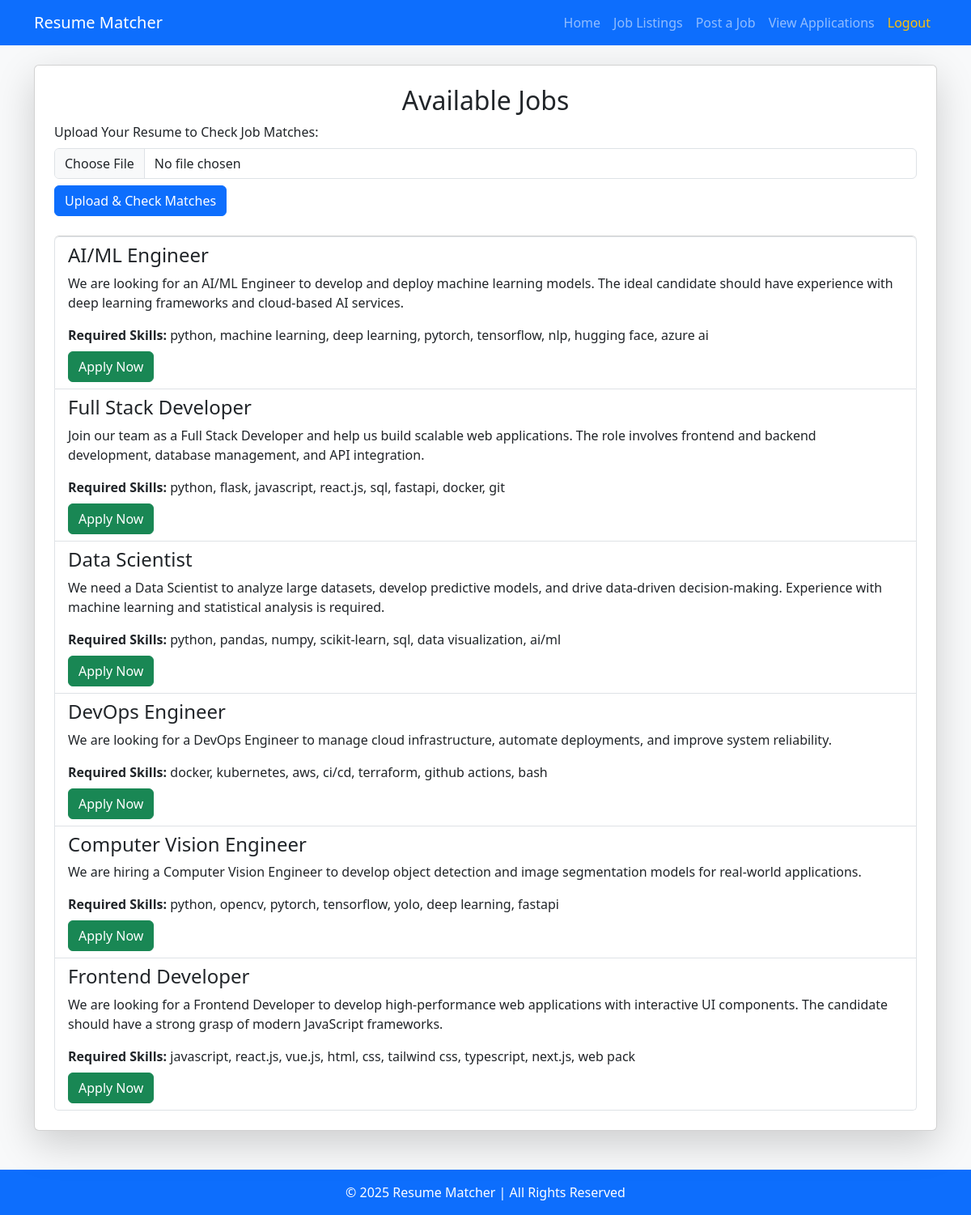
Page /jobs (signed in) on the committed database.
### app.py (models this page shows)
class Job(db.Model):
    id = db.Column(db.Integer, primary_key=True)
    title = db.Column(db.String(100), nullable=False)
    description = db.Column(db.Text, nullable=False)
    skills = db.Column(db.String(255), nullable=False)

### app.py (the view, shortened to what this page needs)
@app.route("/jobs", methods=["GET", "POST"])
def job_list():
    jobs = Job.query.all()
    match_results = {}
    return render_template("job_list.html", jobs=jobs, match_results=match_results)

### app.py (called while the page is built)
@login_manager.user_loader
def load_user(user_id):
    return HRUser.query.get(int(user_id))

### templates/job_list.html (shortened to what this page needs)
{% extends "base.html" %}
{% block content %}
    <div class="card shadow-lg p-4">
        <h2 class="text-center">Available Jobs</h2>
        <form action="/jobs" method="post" enctype="multipart/form-data" class="mb-4">
            <label for="resume" class="form-label">Upload Your Resume to Check Job Matches:</label>
            <input type="file" name="resume" class="form-control mb-2" accept=".pdf" required>
            <button type="submit" class="btn btn-primary">Upload & Check Matches</button>
        </form>
        {% if jobs %}
            <ul class="list-group">
                {% for job in jobs %}
                    <li class="list-group-item">
                        <h4>{{ job.title }}</h4>
                        <p>{{ job.description }}</p>
                        <strong>Required Skills:</strong> {{ job.skills }}
                        <br>
                        <a href="{{ url_for('apply_for_job', job_id=job.id) }}" class="btn btn-success mt-2">Apply Now</a>
                    </li>
                {% endfor %}
            </ul>
        {% else %}
            <p class="text-center text-muted">No jobs posted yet.</p>
        {% endif %}
    </div>
{% endblock %}

### rows in the picture
Job: title "AI/ML Engineer", description "We are looking for an AI/ML Engineer to develop and deploy machine learning models. The ideal candidate should have experience with deep learning frameworks and cloud-based AI services.", skills "python, machine learning, deep learning, pytorch, tensorflow, nlp, hugging face, azure ai"
Job: title "Full Stack Developer", description "Join our team as a Full Stack Developer and help us build scalable web applications. The role involves frontend and backend development, database management, and API integration.", skills "python, flask, javascript, react.js, sql, fastapi, docker, git"
Job: title "Data Scientist", description "We need a Data Scientist to analyze large datasets, develop predictive models, and drive data-driven decision-making. Experience with machine learning and statistical analysis is required.", skills "python, pandas, numpy, scikit-learn, sql, data visualization, ai/ml"
Job: title "DevOps Engineer", description "We are looking for a DevOps Engineer to manage cloud infrastructure, automate deployments, and improve system reliability.", skills "docker, kubernetes, aws, ci/cd, terraform, github actions, bash"
Job: title "Computer Vision Engineer", description "We are hiring a Computer Vision Engineer to develop object detection and image segmentation models for real-world applications.", skills "python, opencv, pytorch, tensorflow, yolo, deep learning, fastapi"
Job: title "Frontend Developer", description "We are looking for a Frontend Developer to develop high-performance web applications with interactive UI components. The candidate should have a strong grasp of modern JavaScript frameworks.", skills "javascript, react.js, vue.js, html, css, tailwind css, typescript, next.js, web pack"
